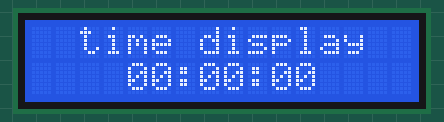
Simulated run of this sketch. Board: Arduino Uno, built with avr-gcc and run on an emulated ATmega328P. Parts: 16×2 character LCD.

Above: at 0.1 s.
At 4.2 s:
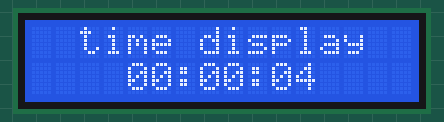
At 9.3 s:
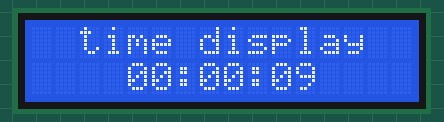
At 19.6 s:
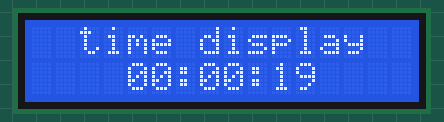
At 28.8 s:
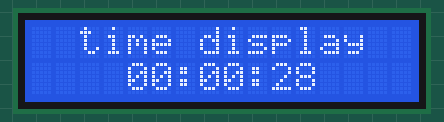
At 39.0 s:
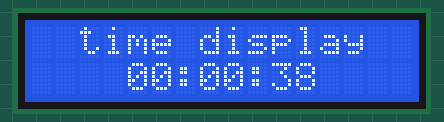

The sketch:

test_I2C.ino
```cpp
#include <Wire.h>
#include <LiquidCrystal_I2C.h>
LiquidCrystal_I2C lcd(0x27, 16, 2);
void displaytime(int a, int b, int c, int d,int e,int f);
void setup(){
  lcd.init(); //SCL A5; SDA A4
  lcd.backlight();
}
void loop(){
  int i,j,k,z,l,m,n;
  n=-1;
  for(i=0;i<3;i++){
    for(j=0;j<10;j++){
      n++;
      if(n==24){
      i=0;
      j=0;
      n=0;}
      for(z=0;z<6;z++){
        for(k=0;k<10;k++){
           for(l=0;l<6;l++){
              for(m=0;m<10;m++){
                displaytime(i,j,z,k,l,m);
              }
           }
        }
      }
    }
   }
  }
 void displaytime(int a, int b, int c, int d,int e,int f){
    lcd.clear();
    lcd.setCursor (2,0);
    lcd.print("time display");
    lcd.setCursor (4,1);
    lcd.print(a);
    lcd.print(b);
    lcd.print(":");
    lcd.print(c);
    lcd.print(d);
    lcd.print(":");
    lcd.print(e);
    lcd.print(f);
    delay(1000);
 }
```

Measured:
- what the display in image 1 shows lasts 1.0 s, from 4.2 s to 5.2 s
